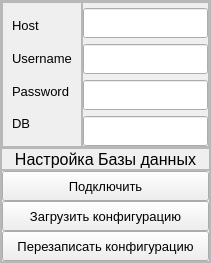
                     <widget class="QWidget" name="page_db">
                      <layout class="QVBoxLayout" name="verticalLayout_35">
                       <property name="spacing">
                        <number>0</number>
                       </property>
                       <property name="leftMargin">
                        <number>0</number>
                       </property>
                       <property name="topMargin">
                        <number>0</number>
                       </property>
                       <property name="rightMargin">
                        <number>0</number>
                       </property>
                       <property name="bottomMargin">
                        <number>0</number>
                       </property>
                       <item>
                        <widget class="QFrame" name="frame_9">
                         <property name="frameShape">
                          <enum>QFrame::StyledPanel</enum>
                         </property>
                         <property name="frameShadow">
                          <enum>QFrame::Raised</enum>
                         </property>
                         <layout class="QVBoxLayout" name="verticalLayout_34">
                          <property name="spacing">
                           <number>0</number>
                          </property>
                          <property name="leftMargin">
                           <number>0</number>
                          </property>
                          <property name="topMargin">
                           <number>0</number>
                          </property>
                          <property name="rightMargin">
                           <number>0</number>
                          </property>
                          <property name="bottomMargin">
                           <number>0</number>
                          </property>
                          <item>
                           <widget class="QFrame" name="frame_13">
                            <property name="maximumSize">
                             <size>
                              <width>16777215</width>
                              <height>180</height>
                             </size>
                            </property>
                            <property name="frameShape">
                             <enum>QFrame::StyledPanel</enum>
                            </property>
                            <property name="frameShadow">
                             <enum>QFrame::Raised</enum>
                            </property>
                            <layout class="QHBoxLayout" name="horizontalLayout_15">
                             <property name="spacing">
                              <number>0</number>
                             </property>
                             <property name="leftMargin">
                              <number>0</number>
                             </property>
                             <property name="topMargin">
                              <number>0</number>
                             </property>
                             <property name="rightMargin">
                              <number>0</number>
                             </property>
                             <property name="bottomMargin">
                              <number>0</number>
                             </property>
                             <item>
                              <widget class="QFrame" name="frame_14">
                               <property name="minimumSize">
                                <size>
                                 <width>70</width>
                                 <height>0</height>
                                </size>
                               </property>
                               <property name="frameShape">
                                <enum>QFrame::StyledPanel</enum>
                               </property>
                               <property name="frameShadow">
                                <enum>QFrame::Raised</enum>
                               </property>
                               <layout class="QVBoxLayout" name="verticalLayout_36">
                                <item>
                                 <widget class="QLabel" name="label_3">
                                  <property name="font">
                                   <font>
                                    <pointsize>10</pointsize>
                                   </font>
                                  </property>
                                  <property name="text">
                                   <string>Host</string>
                                  </property>
                                 </widget>
                                </item>
                                <item>
                                 <widget class="QLabel" name="label_4">
                                  <property name="font">
                                   <font>
                                    <pointsize>10</pointsize>
                                   </font>
                                  </property>
                                  <property name="text">
                                   <string>Username</string>
                                  </property>
                                 </widget>
                                </item>
                                <item>
                                 <widget class="QLabel" name="label_5">
                                  <property name="font">
                                   <font>
                                    <pointsize>10</pointsize>
                                   </font>
                                  </property>
                                  <property name="text">
                                   <string>Password</string>
                                  </property>
                                 </widget>
                                </item>
                                <item>
                                 <widget class="QLabel" name="label_6">
                                  <property name="font">
                                   <font>
                                    <pointsize>10</pointsize>
                                   </font>
                                  </property>
                                  <property name="text">
                                   <string>DB</string>
                                  </property>
                                 </widget>
                                </item>
                               </layout>
                              </widget>
                             </item>
                             <item>
                              <widget class="QFrame" name="frame_15">
                               <property name="frameShape">
                                <enum>QFrame::StyledPanel</enum>
                               </property>
                               <property name="frameShadow">
                                <enum>QFrame::Raised</enum>
                               </property>
                               <layout class="QVBoxLayout" name="verticalLayout_37">
                                <property name="leftMargin">
                                 <number>0</number>
                                </property>
                                <property name="topMargin">
                                 <number>5</number>
                                </property>
                                <property name="rightMargin">
                                 <number>0</number>
                                </property>
                                <property name="bottomMargin">
                                 <number>0</number>
                                </property>
                                <item>
                                 <widget class="QLineEdit" name="text_host">
                                  <property name="minimumSize">
                                   <size>
                                    <width>0</width>
                                    <height>30</height>
                                   </size>
                                  </property>
                                  <property name="font">
                                   <font>
                                    <pointsize>10</pointsize>
                                   </font>
                                  </property>
                                 </widget>
                                </item>
                                <item>
                                 <widget class="QLineEdit" name="text_username">
                                  <property name="minimumSize">
                                   <size>
                                    <width>0</width>
                                    <height>30</height>
                                   </size>
                                  </property>
                                  <property name="font">
                                   <font>
                                    <pointsize>10</pointsize>
                                   </font>
                                  </property>
                                 </widget>
                                </item>
                                <item>
                                 <widget class="QLineEdit" name="text_password">
                                  <property name="minimumSize">
                                   <size>
                                    <width>0</width>
                                    <height>30</height>
                                   </size>
                                  </property>
                                  <property name="font">
                                   <font>
                                    <pointsize>10</pointsize>
                                   </font>
                                  </property>
                                 </widget>
                                </item>
                                <item>
                                 <widget class="QLineEdit" name="text_db">
                                  <property name="minimumSize">
                                   <size>
                                    <width>0</width>
                                    <height>30</height>
                                   </size>
                                  </property>
                                  <property name="font">
                                   <font>
                                    <pointsize>10</pointsize>
                                   </font>
                                  </property>
                                 </widget>
                                </item>
                               </layout>
                              </widget>
                             </item>
                            </layout>
                           </widget>
                          </item>
                          <item>
                           <widget class="QFrame" name="frame_10">
                            <property name="maximumSize">
                             <size>
                              <width>16777215</width>
                              <height>25</height>
                             </size>
                            </property>
                            <property name="frameShape">
                             <enum>QFrame::StyledPanel</enum>
                            </property>
                            <property name="frameShadow">
                             <enum>QFrame::Raised</enum>
                            </property>
                            <layout class="QVBoxLayout" name="verticalLayout_33">
                             <property name="spacing">
                              <number>0</number>
                             </property>
                             <property name="leftMargin">
                              <number>0</number>
                             </property>
                             <property name="topMargin">
                              <number>0</number>
                             </property>
                             <property name="rightMargin">
                              <number>0</number>
                             </property>
                             <property name="bottomMargin">
                              <number>0</number>
                             </property>
                             <item>
                              <widget class="QLabel" name="label">
                               <property name="minimumSize">
                                <size>
                                 <width>0</width>
                                 <height>20</height>
                                </size>
                               </property>
                               <property name="font">
                                <font>
                                 <pointsize>12</pointsize>
                                </font>
                               </property>
                               <property name="text">
                                <string>Настройка Базы данных</string>
                               </property>
                               <property name="alignment">
                                <set>Qt::AlignCenter</set>
                               </property>
                              </widget>
                             </item>
                             <item>
                              <widget class="QFrame" name="frame_12">
                               <property name="frameShape">
                                <enum>QFrame::StyledPanel</enum>
                               </property>
                               <property name="frameShadow">
                                <enum>QFrame::Raised</enum>
                               </property>
                              </widget>
                             </item>
                            </layout>
                           </widget>
                          </item>
                          <item>
                           <widget class="QFrame" name="frame_11">
                            <property name="maximumSize">
                             <size>
                              <width>16777215</width>
                              <height>130</height>
                             </size>
                            </property>
                            <property name="frameShape">
                             <enum>QFrame::StyledPanel</enum>
                            </property>
                            <property name="frameShadow">
                             <enum>QFrame::Raised</enum>
                            </property>
                            <layout class="QVBoxLayout" name="verticalLayout_38">
                             <property name="spacing">
                              <number>0</number>
                             </property>
                             <property name="leftMargin">
                              <number>0</number>
                             </property>
                             <property name="topMargin">
                              <number>0</number>
                             </property>
                             <property name="rightMargin">
                              <number>0</number>
                             </property>
                             <property name="bottomMargin">
                              <number>0</number>
                             </property>
                             <item>
                              <widget class="QPushButton" name="btn_db_connector">
                               <property name="minimumSize">
                                <size>
                                 <width>0</width>
                                 <height>30</height>
                                </size>
                               </property>
                               <property name="font">
                                <font>
                                 <pointsize>10</pointsize>
                                </font>
                               </property>
                               <property name="text">
                                <string>Подключить</string>
                               </property>
                              </widget>
                             </item>
                             <item>
                              <widget class="QPushButton" name="btn_db_loadconfig">
                               <property name="minimumSize">
                                <size>
                                 <width>0</width>
                                 <height>30</height>
                                </size>
                               </property>
                               <property name="font">
                                <font>
                                 <pointsize>10</pointsize>
                                </font>
                               </property>
                               <property name="text">
                                <string>Загрузить конфигурацию</string>
                               </property>
                              </widget>
                             </item>
                             <item>
                              <widget class="QPushButton" name="btn_db_save">
                               <property name="minimumSize">
                                <size>
                                 <width>0</width>
                                 <height>30</height>
                                </size>
                               </property>
                               <property name="font">
                                <font>
                                 <pointsize>10</pointsize>
                                </font>
                               </property>
                               <property name="text">
                                <string>Перезаписать конфигурацию</string>
                               </property>
                              </widget>
                             </item>
                            </layout>
                           </widget>
                          </item>
                         </layout>
                        </widget>
                       </item>
                      </layout>
                     </widget>
